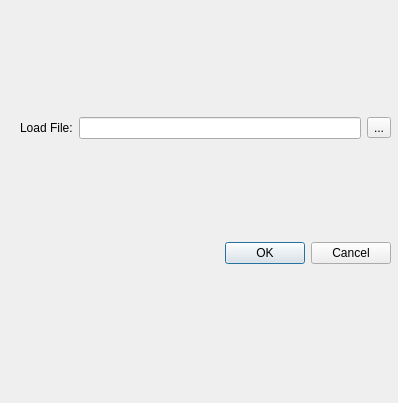
<?xml version="1.0" encoding="UTF-8"?>
<ui version="4.0">
 <class>Dialog</class>
 <widget class="QDialog" name="Dialog">
  <property name="geometry">
   <rect>
    <x>0</x>
    <y>0</y>
    <width>398</width>
    <height>403</height>
   </rect>
  </property>
  <property name="windowTitle">
   <string>Dialog</string>
  </property>
  <widget class="QWidget" name="layoutWidget">
   <property name="geometry">
    <rect>
     <x>20</x>
     <y>20</y>
     <width>371</width>
     <height>342</height>
    </rect>
   </property>
   <layout class="QVBoxLayout" name="verticalLayout_3">
    <item>
     <layout class="QVBoxLayout" name="verticalLayout_2">
      <item>
       <layout class="QHBoxLayout" name="horizontalLayout">
        <item>
         <widget class="QLabel" name="label">
          <property name="text">
           <string>Load File:</string>
          </property>
         </widget>
        </item>
        <item>
         <widget class="QLineEdit" name="load_path_lineEdit"/>
        </item>
        <item>
         <widget class="QToolButton" name="load_toolButton">
          <property name="text">
           <string>...</string>
          </property>
         </widget>
        </item>
       </layout>
      </item>
     </layout>
    </item>
    <item>
     <widget class="QDialogButtonBox" name="buttonBox">
      <property name="orientation">
       <enum>Qt::Horizontal</enum>
      </property>
      <property name="standardButtons">
       <set>QDialogButtonBox::Cancel|QDialogButtonBox::Ok</set>
      </property>
     </widget>
    </item>
   </layout>
  </widget>
 </widget>
 <resources/>
 <connections>
  <connection>
   <sender>buttonBox</sender>
   <signal>accepted()</signal>
   <receiver>Dialog</receiver>
   <slot>accept()</slot>
   <hints>
    <hint type="sourcelabel">
     <x>248</x>
     <y>254</y>
    </hint>
    <hint type="destinationlabel">
     <x>157</x>
     <y>274</y>
    </hint>
   </hints>
  </connection>
  <connection>
   <sender>buttonBox</sender>
   <signal>rejected()</signal>
   <receiver>Dialog</receiver>
   <slot>reject()</slot>
   <hints>
    <hint type="sourcelabel">
     <x>316</x>
     <y>260</y>
    </hint>
    <hint type="destinationlabel">
     <x>286</x>
     <y>274</y>
    </hint>
   </hints>
  </connection>
 </connections>
</ui>
